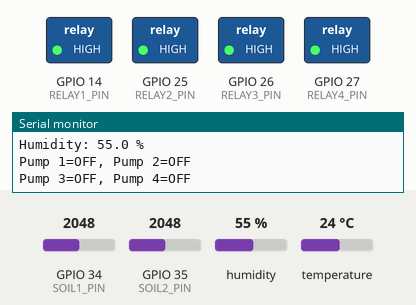
This sketch was run on a simulated ESP32. Parts: switched loads named in the sketch (green lamp = pin HIGH), the last lines printed to the serial monitor. The inputs (shaded band) are chosen by the test bench; at power-on: GPIO 34 (SOIL1_PIN) = 2048, GPIO 35 (SOIL2_PIN) = 2048, humidity 55 %, temperature 24 °C (analog values on the 0–4095 scale). WiFi joins after 1.5 s; servers stay silent unless stated.

Above: at 4.7 s.
4.8 s: GPIO 34 (SOIL1_PIN) set to 2359
6.7 s: GPIO 34 (SOIL1_PIN) set to 2473
At 8.7 s:
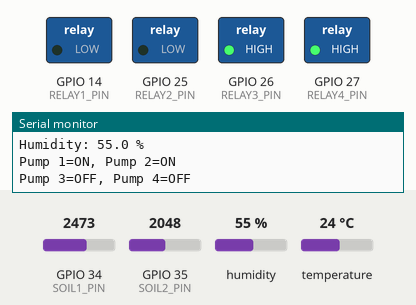
9.0 s: GPIO 35 (SOIL2_PIN) set to 2379
10.7 s: GPIO 35 (SOIL2_PIN) set to 2474
At 12.7 s:
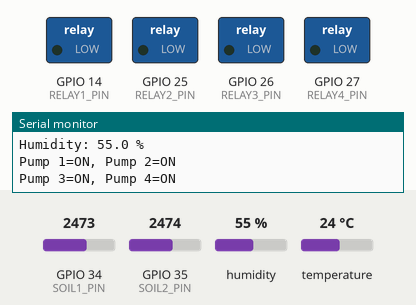
13.0 s: GPIO 34 (SOIL1_PIN) set to 1228
At 14.5 s:
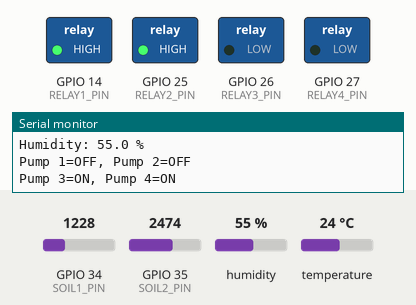
15.0 s: GPIO 34 (SOIL1_PIN) set to 2540
At 16.0 s:
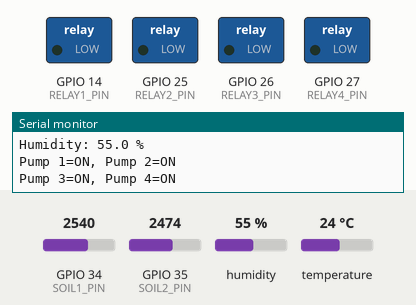
Timing chart, 0 to 18.0 s (numbered marks = the images above; inputs shaded):
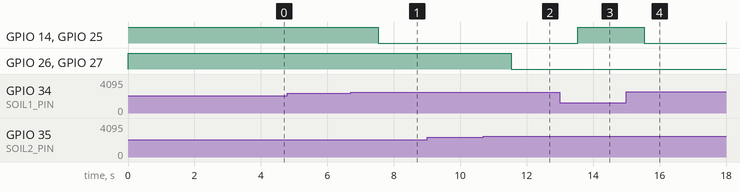

The sketch:

sketch_oct12a.ino
```cpp
#include <WiFi.h>
#include <WebServer.h>
#include <DHT.h>

// ========== WIFI ==========
const char* ssid = "homeiot";
const char* password = "homeiot123";

// ========== SOIL SENSORS ==========
#define SOIL1_PIN 34
#define SOIL2_PIN 35

// ========== DHT11 ==========
#define DHT_PIN 4
#define DHT_TYPE DHT11
DHT dht(DHT_PIN, DHT_TYPE);

// ========== RELAYS ==========
#define RELAY1_PIN 14
#define RELAY2_PIN 25
#define RELAY3_PIN 26
#define RELAY4_PIN 27

// Most relay modules are ACTIVE LOW
#define RELAY_ON LOW
#define RELAY_OFF HIGH

// ========== SOIL CALIBRATION ==========
const int SOIL_DRY_VALUE = 3000;
const int SOIL_WET_VALUE = 1300;
const int DRY_THRESHOLD = 35;

// ========== SERVER ==========
WebServer server(80);

// ========== SENSOR DATA ==========
int soilRaw1 = 0;
int soilRaw2 = 0;
int moisture1 = 0;
int moisture2 = 0;

float temperature = NAN;
float humidity = NAN;

bool pump1 = false;
bool pump2 = false;
bool pump3 = false;
bool pump4 = false;

// ========== READ SOIL MOISTURE ==========
int readMoisture(int pin, int &rawValue) {
  rawValue = analogRead(pin);

  int percent = map(
    rawValue,
    SOIL_DRY_VALUE,
    SOIL_WET_VALUE,
    0,
    100
  );

  return constrain(percent, 0, 100);
}

// ========== RELAY CONTROL ==========
void setRelay(int pin, bool &pumpState, bool shouldRun) {
  pumpState = shouldRun;
  digitalWrite(pin, shouldRun ? RELAY_ON : RELAY_OFF);
}

// ========== UPDATE SENSORS AND PUMPS ==========
void updateSystem() {
  moisture1 = readMoisture(SOIL1_PIN, soilRaw1);
  moisture2 = readMoisture(SOIL2_PIN, soilRaw2);

  // Soil sensor 1 controls two pumps
  bool dry1 = moisture1 < DRY_THRESHOLD;

  setRelay(RELAY1_PIN, pump1, dry1);
  setRelay(RELAY2_PIN, pump2, dry1);

  // Soil sensor 2 controls two pumps
  bool dry2 = moisture2 < DRY_THRESHOLD;

  setRelay(RELAY3_PIN, pump3, dry2);
  setRelay(RELAY4_PIN, pump4, dry2);

  Serial.println("\n===== IRRIGATION STATUS =====");

  Serial.printf("Soil 1: ADC=%d, Moisture=%d%%\n",
                soilRaw1, moisture1);

  Serial.printf("Soil 2: ADC=%d, Moisture=%d%%\n",
                soilRaw2, moisture2);

  if (isnan(temperature) || isnan(humidity)) {
    Serial.println("DHT11: Reading unavailable");
  } else {
    Serial.printf("Temperature: %.1f C\n", temperature);
    Serial.printf("Humidity: %.1f %%\n", humidity);
  }

  Serial.printf("Pump 1=%s, Pump 2=%s\n",
                pump1 ? "ON" : "OFF",
                pump2 ? "ON" : "OFF");

  Serial.printf("Pump 3=%s, Pump 4=%s\n",
                pump3 ? "ON" : "OFF",
                pump4 ? "ON" : "OFF");
}

// ========== WEBPAGE ==========
const char webpage[] PROGMEM = R"rawliteral(
<!DOCTYPE html>
<html>
<head>
<meta charset="UTF-8">
<meta name="viewport" content="width=device-width, initial-scale=1">
<title>ESP32 Smart Irrigation</title>

<style>
body {
  font-family: Arial, sans-serif;
  background: #eef5ee;
  color: #203528;
  margin: 0;
  text-align: center;
}
header {
  background: #176b3a;
  color: white;
  padding: 20px 10px;
}
.container {
  max-width: 900px;
  margin: auto;
  padding: 12px;
}
.grid {
  display: grid;
  grid-template-columns: repeat(auto-fit, minmax(210px, 1fr));
  gap: 14px;
}
.card {
  background: white;
  border-radius: 12px;
  padding: 20px;
  box-shadow: 0 2px 8px #0001;
}
.value {
  font-size: 30px;
  font-weight: bold;
  color: #176b3a;
}
.status {
  font-weight: bold;
  font-size: 18px;
}
.on { color: #16843c; }
.off { color: #c0392b; }
small { color: #66776b; }
</style>
</head>

<body>
<header>
  <h1>Smart Irrigation System</h1>
  <p>ESP32 Live Monitoring Dashboard</p>
</header>

<div class="container">

<h2>Environment Monitoring</h2>
<div class="grid">
  <div class="card">
    <h3>Temperature</h3>
    <div class="value" id="temp">-- °C</div>
  </div>
  <div class="card">
    <h3>Humidity</h3>
    <div class="value" id="hum">-- %</div>
  </div>
</div>

<h2>Soil Moisture Monitoring</h2>
<div class="grid">
  <div class="card">
    <h3>Soil Sensor 1</h3>
    <div class="value" id="m1">--%</div>
    <p id="s1">Loading...</p>
    <small>ADC: <span id="r1">--</span></small>
    <p>Controls Pump 1 and Pump 2</p>
  </div>

  <div class="card">
    <h3>Soil Sensor 2</h3>
    <div class="value" id="m2">--%</div>
    <p id="s2">Loading...</p>
    <small>ADC: <span id="r2">--</span></small>
    <p>Controls Pump 3 and Pump 4</p>
  </div>
</div>

<h2>Pump Status</h2>
<div class="grid">
  <div class="card"><h3>Pump 1</h3><p id="p1" class="status">--</p></div>
  <div class="card"><h3>Pump 2</h3><p id="p2" class="status">--</p></div>
  <div class="card"><h3>Pump 3</h3><p id="p3" class="status">--</p></div>
  <div class="card"><h3>Pump 4</h3><p id="p4" class="status">--</p></div>
</div>

<p id="connection">Connecting to ESP32...</p>
<p><small>Dashboard refreshes every 2 seconds</small></p>
</div>

<script>
function setPump(id, state) {
  const el = document.getElementById(id);
  el.textContent = state ? "ON" : "OFF";
  el.className = "status " + (state ? "on" : "off");
}

async function refreshData() {
  try {
    const response = await fetch('/data');
    if (!response.ok) throw new Error("Connection error");

    const d = await response.json();

    document.getElementById('temp').textContent =
      d.temperature === null ? '-- °C' : d.temperature + ' °C';

    document.getElementById('hum').textContent =
      d.humidity === null ? '-- %' : d.humidity + ' %';

    document.getElementById('m1').textContent = d.moisture1 + '%';
    document.getElementById('m2').textContent = d.moisture2 + '%';

    document.getElementById('r1').textContent = d.raw1;
    document.getElementById('r2').textContent = d.raw2;

    document.getElementById('s1').textContent =
      d.moisture1 < d.threshold ? 'SOIL DRY' : 'MOISTURE OK';

    document.getElementById('s2').textContent =
      d.moisture2 < d.threshold ? 'SOIL DRY' : 'MOISTURE OK';

    setPump('p1', d.pump1);
    setPump('p2', d.pump2);
    setPump('p3', d.pump3);
    setPump('p4', d.pump4);

    document.getElementById('connection').textContent =
      'ESP32 connected - Live data received';
  } catch (e) {
    document.getElementById('connection').textContent =
      'Connection lost - Reconnecting...';
  }
}

refreshData();
setInterval(refreshData, 2000);
</script>
</body>
</html>
)rawliteral";

// ========== WEB SERVER ROUTES ==========
void handleRoot() {
  server.send_P(200, "text/html", webpage);
}

void handleData() {
  String json = "{";

  json += "\"raw1\":" + String(soilRaw1) + ",";
  json += "\"raw2\":" + String(soilRaw2) + ",";
  json += "\"moisture1\":" + String(moisture1) + ",";
  json += "\"moisture2\":" + String(moisture2) + ",";
  json += "\"threshold\":" + String(DRY_THRESHOLD) + ",";

  json += "\"temperature\":";
  json += isnan(temperature) ? "null" : String(temperature, 1);
  json += ",";

  json += "\"humidity\":";
  json += isnan(humidity) ? "null" : String(humidity, 1);
  json += ",";

  json += "\"pump1\":" + String(pump1 ? "true" : "false") + ",";
  json += "\"pump2\":" + String(pump2 ? "true" : "false") + ",";
  json += "\"pump3\":" + String(pump3 ? "true" : "false") + ",";
  json += "\"pump4\":" + String(pump4 ? "true" : "false");

  json += "}";

  server.send(200, "application/json", json);
}

// ========== SETUP ==========
void setup() {
  Serial.begin(115200);

  pinMode(RELAY1_PIN, OUTPUT);
  pinMode(RELAY2_PIN, OUTPUT);
  pinMode(RELAY3_PIN, OUTPUT);
  pinMode(RELAY4_PIN, OUTPUT);

  // Pumps OFF during startup
  digitalWrite(RELAY1_PIN, RELAY_OFF);
  digitalWrite(RELAY2_PIN, RELAY_OFF);
  digitalWrite(RELAY3_PIN, RELAY_OFF);
  digitalWrite(RELAY4_PIN, RELAY_OFF);

  analogReadResolution(12);

  dht.begin();

  WiFi.mode(WIFI_STA);
  WiFi.begin(ssid, password);

  Serial.print("Connecting to Wi-Fi");

  unsigned long startTime = millis();

  while (WiFi.status() != WL_CONNECTED &&
         millis() - startTime < 20000) {
    delay(500);
    Serial.print(".");
  }

  if (WiFi.status() == WL_CONNECTED) {
    Serial.println("\nWi-Fi connected!");
    Serial.print("Open browser: http://");
    Serial.println(WiFi.localIP());
  } else {
    Serial.println("\nWi-Fi failed. Check credentials and reset.");
  }

  server.on("/", handleRoot);
  server.on("/data", handleData);
  server.begin();

  // Initial readings
  moisture1 = readMoisture(SOIL1_PIN, soilRaw1);
  moisture2 = readMoisture(SOIL2_PIN, soilRaw2);

  // DHT11 requires time between readings
  delay(2000);
  humidity = dht.readHumidity();
  temperature = dht.readTemperature();

  updateSystem();
}

// ========== MAIN LOOP ==========
void loop() {
  server.handleClient();

  static unsigned long lastSoilRead = 0;
  static unsigned long lastDhtRead = 0;

  // Update soil sensors and pump control every second
  if (millis() - lastSoilRead >= 1000) {
    lastSoilRead = millis();
    updateSystem();
  }

  // Read DHT11 every 2.5 seconds
  if (millis() - lastDhtRead >= 2500) {
    lastDhtRead = millis();

    float h = dht.readHumidity();
    float t = dht.readTemperature();

    // Retain last valid values if reading fails
    if (!isnan(h) && !isnan(t)) {
      humidity = h;
      temperature = t;
    } else {
      Serial.println("DHT11 reading failed. Check wiring.");
    }
  }

  if (WiFi.status() != WL_CONNECTED) {
    WiFi.reconnect();
  }
}
```

Measured:
- the behaviour switches between 2405 and 2406 on GPIO 34 (SOIL1_PIN) (found by bisection; images 0 and 1)
- the behaviour switches between 2405 and 2406 on GPIO 35 (SOIL2_PIN) (found by bisection; images 1 and 2)
- after the input at 6.7 s, GPIO 14 (RELAY1_PIN), GPIO 25 (RELAY2_PIN): HIGH → LOW after 0.84 s
- after the input at 10.7 s, GPIO 26 (RELAY3_PIN), GPIO 27 (RELAY4_PIN): HIGH → LOW after 0.84 s
- after the input at 13.0 s, GPIO 14 (RELAY1_PIN), GPIO 25 (RELAY2_PIN): LOW → HIGH after 0.54 s
- after the input at 15.0 s, GPIO 14 (RELAY1_PIN), GPIO 25 (RELAY2_PIN): HIGH → LOW after 0.54 s
